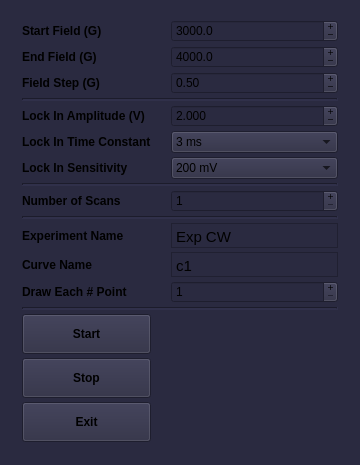
<?xml version="1.0" encoding="UTF-8"?>
<ui version="4.0">
 <class>MainWindow</class>
 <widget class="QMainWindow" name="MainWindow">
  <property name="geometry">
   <rect>
    <x>0</x>
    <y>0</y>
    <width>360</width>
    <height>465</height>
   </rect>
  </property>
  <property name="sizePolicy">
   <sizepolicy hsizetype="Fixed" vsizetype="Fixed">
    <horstretch>0</horstretch>
    <verstretch>0</verstretch>
   </sizepolicy>
  </property>
  <property name="minimumSize">
   <size>
    <width>360</width>
    <height>465</height>
   </size>
  </property>
  <property name="maximumSize">
   <size>
    <width>360</width>
    <height>468</height>
   </size>
  </property>
  <property name="font">
   <font>
    <weight>50</weight>
    <bold>false</bold>
   </font>
  </property>
  <property name="windowTitle">
   <string>CW EPR v 0.1</string>
  </property>
  <property name="styleSheet">
   <string notr="true">background-color: rgb(42,42,64);</string>
  </property>
  <widget class="QWidget" name="centralwidget">
   <property name="sizePolicy">
    <sizepolicy hsizetype="Fixed" vsizetype="Fixed">
     <horstretch>0</horstretch>
     <verstretch>0</verstretch>
    </sizepolicy>
   </property>
   <property name="minimumSize">
    <size>
     <width>360</width>
     <height>465</height>
    </size>
   </property>
   <property name="maximumSize">
    <size>
     <width>360</width>
     <height>465</height>
    </size>
   </property>
   <layout class="QGridLayout" name="gridLayout_2">
    <item row="0" column="0">
     <layout class="QGridLayout" name="gridLayout">
      <property name="sizeConstraint">
       <enum>QLayout::SetNoConstraint</enum>
      </property>
      <property name="leftMargin">
       <number>13</number>
      </property>
      <property name="topMargin">
       <number>4</number>
      </property>
      <property name="rightMargin">
       <number>13</number>
      </property>
      <property name="bottomMargin">
       <number>6</number>
      </property>
      <property name="horizontalSpacing">
       <number>20</number>
      </property>
      <property name="verticalSpacing">
       <number>4</number>
      </property>
      <item row="5" column="1">
       <widget class="QDoubleSpinBox" name="box_lock_ampl">
        <property name="buttonSymbols">
         <enum>QAbstractSpinBox::PlusMinus</enum>
        </property>
        <property name="keyboardTracking">
         <bool>false</bool>
        </property>
        <property name="decimals">
         <number>3</number>
        </property>
        <property name="minimum">
         <double>0.001000000000000</double>
        </property>
        <property name="maximum">
         <double>5.000000000000000</double>
        </property>
        <property name="singleStep">
         <double>0.100000000000000</double>
        </property>
        <property name="value">
         <double>2.000000000000000</double>
        </property>
       </widget>
      </item>
      <item row="7" column="1">
       <widget class="QComboBox" name="combo_tc">
        <property name="currentIndex">
         <number>5</number>
        </property>
        <property name="maxVisibleItems">
         <number>13</number>
        </property>
        <item>
         <property name="text">
          <string>1 s</string>
         </property>
        </item>
        <item>
         <property name="text">
          <string>300 ms</string>
         </property>
        </item>
        <item>
         <property name="text">
          <string>100 ms</string>
         </property>
        </item>
        <item>
         <property name="text">
          <string>30 ms</string>
         </property>
        </item>
        <item>
         <property name="text">
          <string>10 ms</string>
         </property>
        </item>
        <item>
         <property name="text">
          <string>3 ms</string>
         </property>
        </item>
        <item>
         <property name="text">
          <string>1 ms</string>
         </property>
        </item>
        <item>
         <property name="text">
          <string>300 us</string>
         </property>
        </item>
        <item>
         <property name="text">
          <string>100 us</string>
         </property>
        </item>
        <item>
         <property name="text">
          <string>30 us</string>
         </property>
        </item>
        <item>
         <property name="text">
          <string>10 us</string>
         </property>
        </item>
        <item>
         <property name="text">
          <string>3 us</string>
         </property>
        </item>
        <item>
         <property name="text">
          <string>1 us</string>
         </property>
        </item>
       </widget>
      </item>
      <item row="16" column="1">
       <widget class="QTextEdit" name="text_edit_exp_name">
        <property name="sizePolicy">
         <sizepolicy hsizetype="Expanding" vsizetype="Fixed">
          <horstretch>0</horstretch>
          <verstretch>0</verstretch>
         </sizepolicy>
        </property>
        <property name="minimumSize">
         <size>
          <width>0</width>
          <height>25</height>
         </size>
        </property>
        <property name="maximumSize">
         <size>
          <width>16777215</width>
          <height>25</height>
         </size>
        </property>
        <property name="mouseTracking">
         <bool>false</bool>
        </property>
        <property name="tabletTracking">
         <bool>false</bool>
        </property>
        <property name="verticalScrollBarPolicy">
         <enum>Qt::ScrollBarAlwaysOff</enum>
        </property>
        <property name="html">
         <string>&lt;!DOCTYPE HTML PUBLIC &quot;-//W3C//DTD HTML 4.0//EN&quot; &quot;http://www.w3.org/TR/REC-html40/strict.dtd&quot;&gt;
&lt;html&gt;&lt;head&gt;&lt;meta name=&quot;qrichtext&quot; content=&quot;1&quot; /&gt;&lt;style type=&quot;text/css&quot;&gt;
p, li { white-space: pre-wrap; }
&lt;/style&gt;&lt;/head&gt;&lt;body style=&quot; font-family:'Ubuntu'; font-size:11pt; font-weight:400; font-style:normal;&quot;&gt;
&lt;p style=&quot; margin-top:0px; margin-bottom:0px; margin-left:0px; margin-right:0px; -qt-block-indent:0; text-indent:0px;&quot;&gt;Exp CW&lt;/p&gt;&lt;/body&gt;&lt;/html&gt;</string>
        </property>
        <property name="overwriteMode">
         <bool>true</bool>
        </property>
        <property name="acceptRichText">
         <bool>false</bool>
        </property>
        <property name="textInteractionFlags">
         <set>Qt::TextEditorInteraction</set>
        </property>
       </widget>
      </item>
      <item row="17" column="0">
       <widget class="QLabel" name="label_10">
        <property name="font">
         <font>
          <weight>75</weight>
          <bold>true</bold>
         </font>
        </property>
        <property name="text">
         <string>Curve Name</string>
        </property>
       </widget>
      </item>
      <item row="20" column="0">
       <widget class="QPushButton" name="button_start">
        <property name="minimumSize">
         <size>
          <width>0</width>
          <height>40</height>
         </size>
        </property>
        <property name="font">
         <font>
          <weight>75</weight>
          <bold>true</bold>
         </font>
        </property>
        <property name="text">
         <string>Start</string>
        </property>
       </widget>
      </item>
      <item row="4" column="0" colspan="2">
       <widget class="Line" name="line">
        <property name="lineWidth">
         <number>2</number>
        </property>
        <property name="orientation">
         <enum>Qt::Horizontal</enum>
        </property>
       </widget>
      </item>
      <item row="18" column="1">
       <widget class="QSpinBox" name="box_graph">
        <property name="buttonSymbols">
         <enum>QAbstractSpinBox::PlusMinus</enum>
        </property>
        <property name="minimum">
         <number>1</number>
        </property>
        <property name="maximum">
         <number>100</number>
        </property>
        <property name="value">
         <number>1</number>
        </property>
       </widget>
      </item>
      <item row="14" column="0">
       <widget class="QLabel" name="label_7">
        <property name="font">
         <font>
          <weight>75</weight>
          <bold>true</bold>
         </font>
        </property>
        <property name="text">
         <string>Number of Scans</string>
        </property>
       </widget>
      </item>
      <item row="0" column="0">
       <widget class="QLabel" name="label">
        <property name="font">
         <font>
          <weight>75</weight>
          <bold>true</bold>
          <kerning>true</kerning>
         </font>
        </property>
        <property name="text">
         <string>Start Field (G)</string>
        </property>
       </widget>
      </item>
      <item row="1" column="1">
       <widget class="QDoubleSpinBox" name="box_end_field">
        <property name="buttonSymbols">
         <enum>QAbstractSpinBox::PlusMinus</enum>
        </property>
        <property name="keyboardTracking">
         <bool>false</bool>
        </property>
        <property name="decimals">
         <number>1</number>
        </property>
        <property name="maximum">
         <double>9000.000000000000000</double>
        </property>
        <property name="singleStep">
         <double>1.000000000000000</double>
        </property>
        <property name="value">
         <double>4000.000000000000000</double>
        </property>
       </widget>
      </item>
      <item row="5" column="0">
       <widget class="QLabel" name="label_4">
        <property name="font">
         <font>
          <weight>75</weight>
          <bold>true</bold>
         </font>
        </property>
        <property name="text">
         <string>Lock In Amplitude (V)</string>
        </property>
       </widget>
      </item>
      <item row="3" column="0">
       <widget class="QLabel" name="label_3">
        <property name="font">
         <font>
          <weight>75</weight>
          <bold>true</bold>
         </font>
        </property>
        <property name="text">
         <string>Field Step (G)</string>
        </property>
       </widget>
      </item>
      <item row="12" column="0" colspan="2">
       <widget class="Line" name="line_3">
        <property name="lineWidth">
         <number>2</number>
        </property>
        <property name="orientation">
         <enum>Qt::Horizontal</enum>
        </property>
       </widget>
      </item>
      <item row="8" column="0">
       <widget class="QLabel" name="label_6">
        <property name="font">
         <font>
          <weight>75</weight>
          <bold>true</bold>
         </font>
        </property>
        <property name="text">
         <string>Lock In Sensitivity</string>
        </property>
       </widget>
      </item>
      <item row="22" column="0">
       <widget class="QPushButton" name="button_off">
        <property name="minimumSize">
         <size>
          <width>0</width>
          <height>40</height>
         </size>
        </property>
        <property name="font">
         <font>
          <weight>75</weight>
          <bold>true</bold>
         </font>
        </property>
        <property name="text">
         <string>Exit</string>
        </property>
       </widget>
      </item>
      <item row="1" column="0">
       <widget class="QLabel" name="label_2">
        <property name="font">
         <font>
          <weight>75</weight>
          <bold>true</bold>
         </font>
        </property>
        <property name="text">
         <string>End Field (G)</string>
        </property>
       </widget>
      </item>
      <item row="19" column="0" colspan="2">
       <widget class="Line" name="line_5">
        <property name="lineWidth">
         <number>2</number>
        </property>
        <property name="orientation">
         <enum>Qt::Horizontal</enum>
        </property>
       </widget>
      </item>
      <item row="8" column="1">
       <widget class="QComboBox" name="combo_sens">
        <property name="currentIndex">
         <number>2</number>
        </property>
        <property name="maxVisibleItems">
         <number>13</number>
        </property>
        <item>
         <property name="text">
          <string>1 V</string>
         </property>
        </item>
        <item>
         <property name="text">
          <string>500 mV</string>
         </property>
        </item>
        <item>
         <property name="text">
          <string>200 mV</string>
         </property>
        </item>
        <item>
         <property name="text">
          <string>100 mV</string>
         </property>
        </item>
        <item>
         <property name="text">
          <string>50 mV</string>
         </property>
        </item>
        <item>
         <property name="text">
          <string>20 mV</string>
         </property>
        </item>
        <item>
         <property name="text">
          <string>10 mV</string>
         </property>
        </item>
        <item>
         <property name="text">
          <string>5 mV</string>
         </property>
        </item>
        <item>
         <property name="text">
          <string>2 mV</string>
         </property>
        </item>
        <item>
         <property name="text">
          <string>1 mW</string>
         </property>
        </item>
        <item>
         <property name="text">
          <string>500 uV</string>
         </property>
        </item>
        <item>
         <property name="text">
          <string>200 uV</string>
         </property>
        </item>
        <item>
         <property name="text">
          <string>100 uV</string>
         </property>
        </item>
       </widget>
      </item>
      <item row="0" column="1">
       <widget class="QDoubleSpinBox" name="box_st_field">
        <property name="readOnly">
         <bool>false</bool>
        </property>
        <property name="buttonSymbols">
         <enum>QAbstractSpinBox::PlusMinus</enum>
        </property>
        <property name="specialValueText">
         <string notr="true"/>
        </property>
        <property name="keyboardTracking">
         <bool>false</bool>
        </property>
        <property name="decimals">
         <number>1</number>
        </property>
        <property name="maximum">
         <double>9000.000000000000000</double>
        </property>
        <property name="singleStep">
         <double>1.000000000000000</double>
        </property>
        <property name="stepType">
         <enum>QAbstractSpinBox::DefaultStepType</enum>
        </property>
        <property name="value">
         <double>3000.000000000000000</double>
        </property>
       </widget>
      </item>
      <item row="15" column="0" colspan="2">
       <widget class="Line" name="line_4">
        <property name="lineWidth">
         <number>2</number>
        </property>
        <property name="orientation">
         <enum>Qt::Horizontal</enum>
        </property>
       </widget>
      </item>
      <item row="7" column="0">
       <widget class="QLabel" name="label_8">
        <property name="font">
         <font>
          <weight>75</weight>
          <bold>true</bold>
         </font>
        </property>
        <property name="text">
         <string>Lock In Time Constant</string>
        </property>
       </widget>
      </item>
      <item row="14" column="1">
       <widget class="QSpinBox" name="box_scan">
        <property name="buttonSymbols">
         <enum>QAbstractSpinBox::PlusMinus</enum>
        </property>
        <property name="keyboardTracking">
         <bool>false</bool>
        </property>
        <property name="minimum">
         <number>1</number>
        </property>
        <property name="maximum">
         <number>100</number>
        </property>
        <property name="stepType">
         <enum>QAbstractSpinBox::DefaultStepType</enum>
        </property>
        <property name="value">
         <number>1</number>
        </property>
       </widget>
      </item>
      <item row="16" column="0">
       <widget class="QLabel" name="label_5">
        <property name="font">
         <font>
          <weight>75</weight>
          <bold>true</bold>
         </font>
        </property>
        <property name="text">
         <string>Experiment Name</string>
        </property>
       </widget>
      </item>
      <item row="3" column="1">
       <widget class="QDoubleSpinBox" name="box_step_field">
        <property name="buttonSymbols">
         <enum>QAbstractSpinBox::PlusMinus</enum>
        </property>
        <property name="keyboardTracking">
         <bool>false</bool>
        </property>
        <property name="decimals">
         <number>2</number>
        </property>
        <property name="minimum">
         <double>0.010000000000000</double>
        </property>
        <property name="maximum">
         <double>50.000000000000000</double>
        </property>
        <property name="singleStep">
         <double>0.100000000000000</double>
        </property>
        <property name="value">
         <double>0.500000000000000</double>
        </property>
       </widget>
      </item>
      <item row="17" column="1">
       <widget class="QTextEdit" name="text_edit_curve">
        <property name="sizePolicy">
         <sizepolicy hsizetype="Expanding" vsizetype="Fixed">
          <horstretch>0</horstretch>
          <verstretch>0</verstretch>
         </sizepolicy>
        </property>
        <property name="minimumSize">
         <size>
          <width>0</width>
          <height>25</height>
         </size>
        </property>
        <property name="maximumSize">
         <size>
          <width>16777215</width>
          <height>25</height>
         </size>
        </property>
        <property name="mouseTracking">
         <bool>false</bool>
        </property>
        <property name="verticalScrollBarPolicy">
         <enum>Qt::ScrollBarAlwaysOff</enum>
        </property>
        <property name="html">
         <string>&lt;!DOCTYPE HTML PUBLIC &quot;-//W3C//DTD HTML 4.0//EN&quot; &quot;http://www.w3.org/TR/REC-html40/strict.dtd&quot;&gt;
&lt;html&gt;&lt;head&gt;&lt;meta name=&quot;qrichtext&quot; content=&quot;1&quot; /&gt;&lt;style type=&quot;text/css&quot;&gt;
p, li { white-space: pre-wrap; }
&lt;/style&gt;&lt;/head&gt;&lt;body style=&quot; font-family:'Ubuntu'; font-size:11pt; font-weight:400; font-style:normal;&quot;&gt;
&lt;p style=&quot; margin-top:0px; margin-bottom:0px; margin-left:0px; margin-right:0px; -qt-block-indent:0; text-indent:0px;&quot;&gt;c1&lt;/p&gt;&lt;/body&gt;&lt;/html&gt;</string>
        </property>
       </widget>
      </item>
      <item row="21" column="0">
       <widget class="QPushButton" name="button_stop">
        <property name="minimumSize">
         <size>
          <width>0</width>
          <height>40</height>
         </size>
        </property>
        <property name="font">
         <font>
          <weight>75</weight>
          <bold>true</bold>
         </font>
        </property>
        <property name="layoutDirection">
         <enum>Qt::LeftToRight</enum>
        </property>
        <property name="text">
         <string>Stop</string>
        </property>
       </widget>
      </item>
      <item row="18" column="0">
       <widget class="QLabel" name="label_9">
        <property name="font">
         <font>
          <weight>75</weight>
          <bold>true</bold>
         </font>
        </property>
        <property name="text">
         <string>Draw Each # Point</string>
        </property>
       </widget>
      </item>
     </layout>
    </item>
   </layout>
  </widget>
 </widget>
 <resources/>
 <connections/>
</ui>
